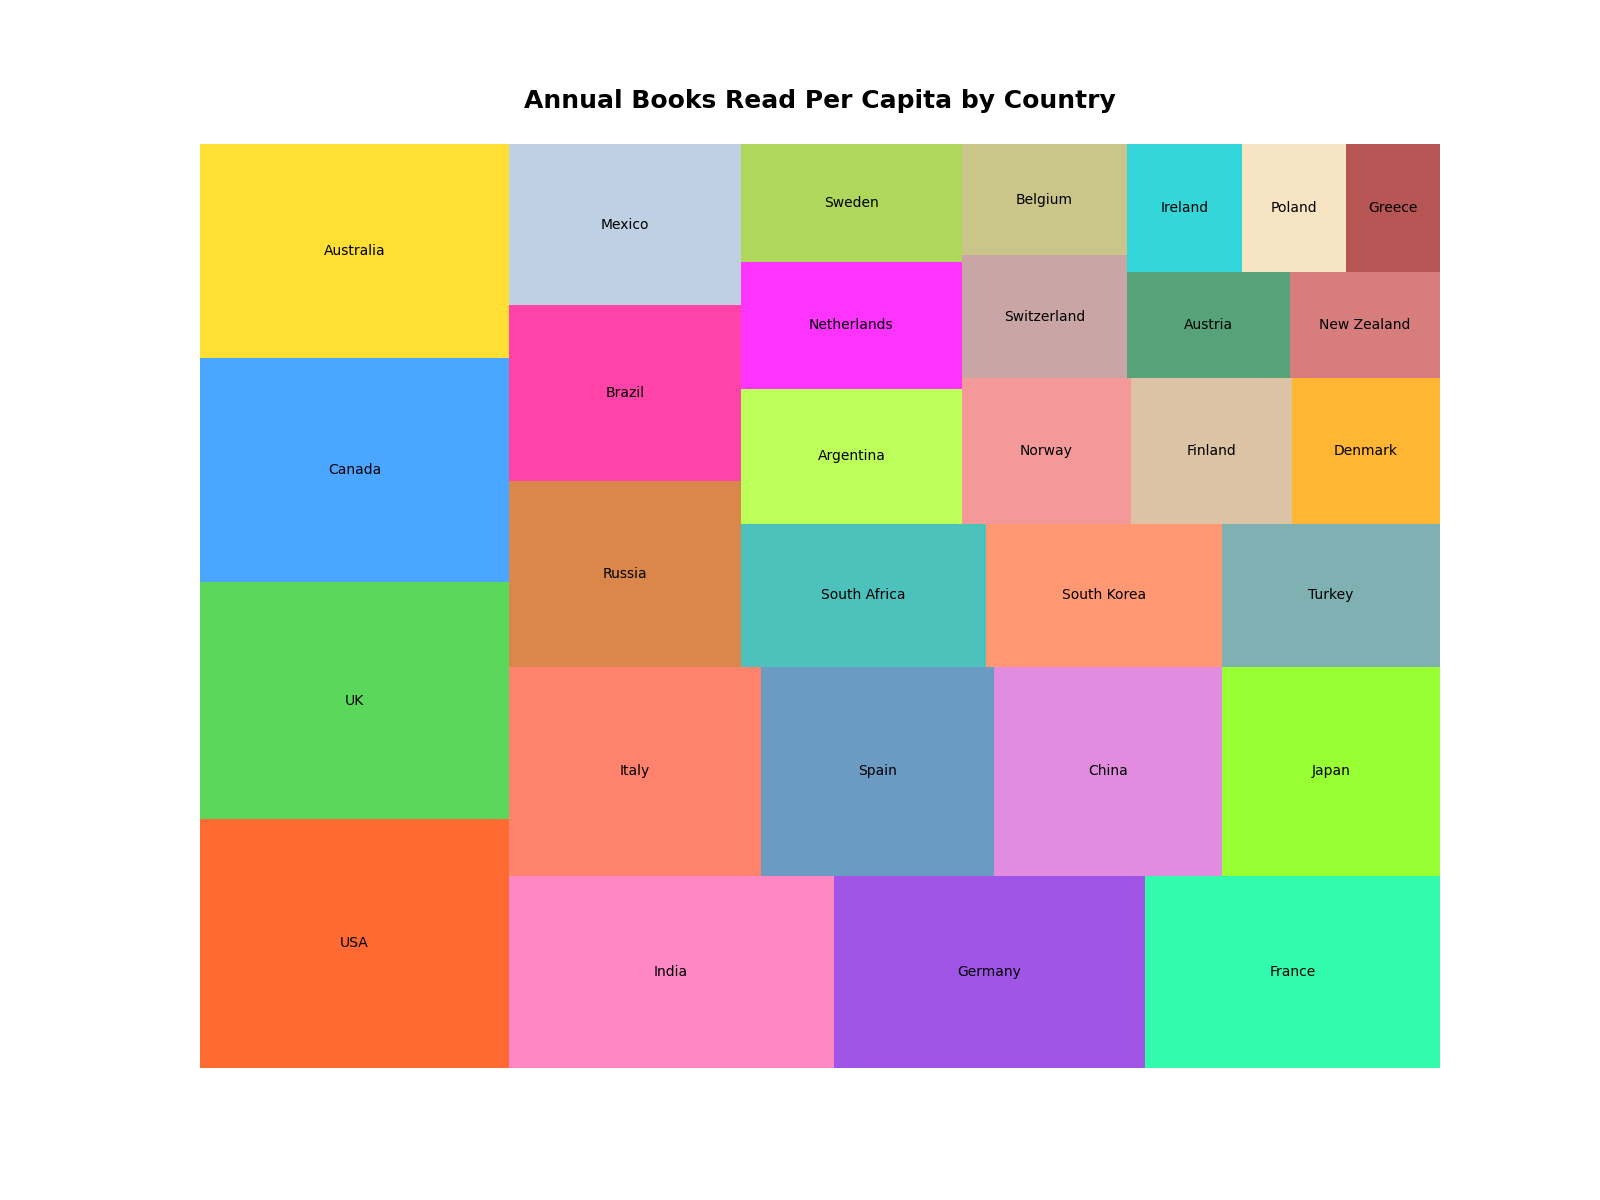

The script that drew this image:
import matplotlib.pyplot as plt
import squarify

# Dataset
countries = [
    'USA', 'UK', 'Canada', 'Australia', 'India', 'Germany', 'France', 'Italy',
    'Spain', 'China', 'Japan', 'Russia', 'Brazil', 'Mexico', 'South Africa',
    'South Korea', 'Turkey', 'Argentina', 'Netherlands', 'Sweden', 'Norway',
    'Finland', 'Denmark', 'Switzerland', 'Belgium', 'Austria', 'New Zealand',
    'Ireland', 'Poland', 'Greece'
]
books_read_per_year = [
    12.1, 11.5, 10.9, 10.4, 9.8, 9.4, 8.9, 8.3, 7.7, 7.5, 7.2, 6.8, 6.4, 5.9,
    5.5, 5.3, 4.9, 4.7, 4.4, 4.1, 3.9, 3.7, 3.4, 3.2, 2.9, 2.7, 2.5, 2.3, 2.1, 1.9
]

# Color Scheme
colors = [
    '#FF4500', '#32CD32', '#1E90FF', '#FFD700', '#FF69B4', '#8A2BE2', '#00FA9A', 
    '#FF6347', '#4682B4', '#DA70D6', '#7FFF00', '#D2691E', '#FF1493', '#B0C4DE',
    '#20B2AA', '#FF7F50', '#5F9EA0', '#ADFF2F', '#FF00FF', '#9ACD32', '#F08080',
    '#D2B48C', '#FFA500', '#BC8F8F', '#BDB76B', '#2E8B57', '#CD5C5C', '#00CED1',
    '#F5DEB3', '#A52A2A'
]

plt.figure(figsize=(16, 12))

# Creating the treemap
squarify.plot(sizes=books_read_per_year, label=countries, color=colors, alpha=0.8)

# Adding a title
plt.title('Annual Books Read Per Capita by Country', fontsize=18, weight='bold', y=1.03)

# Removing the axes
plt.axis('off')

# Display the plot
plt.show()
